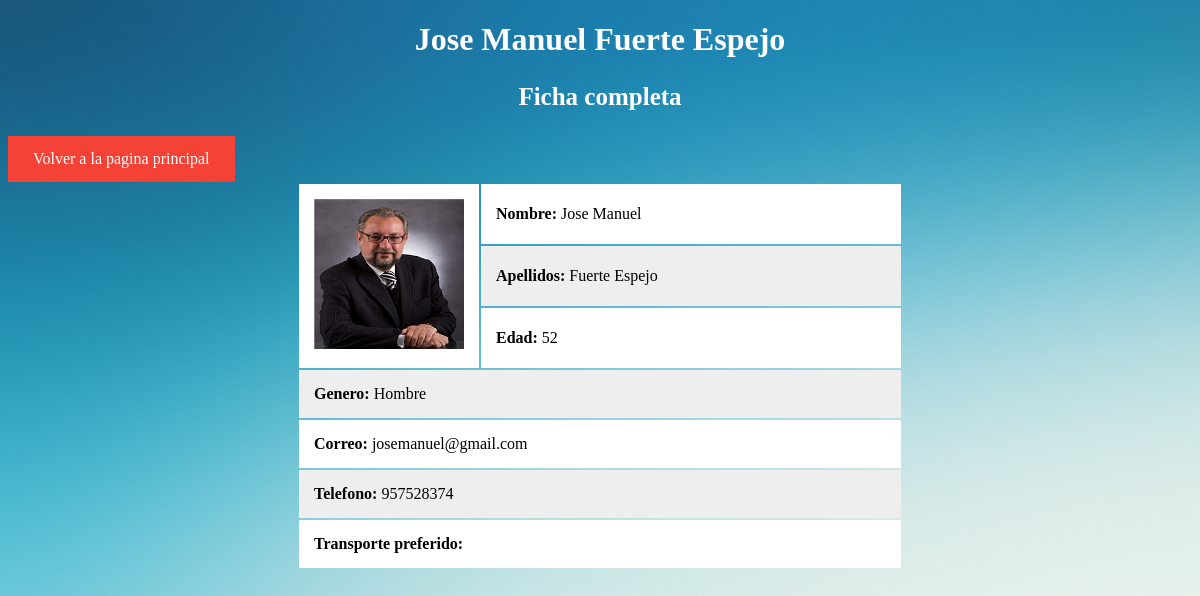
/empleado.php?val=3, run on the app's committed database.
### tables this page shows
CREATE TABLE IF NOT EXISTS empleados (
	id int(11) NOT NULL,
	nombre varchar(255) DEFAULT NULL,
	apellidos varchar(255) DEFAULT NULL,
	edad int(3)  DEFAULT NULL,
	genero varchar(255) DEFAULT NULL,
	correo varchar(255) DEFAULT NULL,
	telefono int(11) DEFAULT NULL,
	imagen varchar(255) DEFAULT NULL,
	PRIMARY KEY (id)
);

### functions.php (called while the page is built, shortened)
<?php
class LibreriaBaseDatos{
	public $user = 'alejandro';
	public $password = 'alejandro';
	public $dbc;
	public function __construct(){
		$this->dbc = $this->dbconnect();
	}
	public function dbconnect(){
		$dbc = null;
		try{
		  	$dbc = new PDO('mysql:host=localhost;dbname=empresa', $this->user, $this->password);
		}catch(PDOException $e){
			echo "ERROR: " . $e->getMessage();
		}
  	return $dbc;
	}
	public function getEmpleado($id){
		$sentence = $this->dbc->prepare("SELECT * FROM empleados");
		if($sentence->execute()){
			while($row=$sentence->fetch()){
				if($row['id'] == $id){
					return $row;
				}
			}
		}
	}
}
?>

### empleado.php (the view, shortened to what this page needs)
<!DOCTYPE html>
<html>
<head>
	<link rel="stylesheet" href="style_empleado.css">
</head>
<body style="background-image:url('background.jpg')">
<?php
	require_once('functions.php');
	$q = new LibreriaBaseDatos();
	$id = $_GET["val"];
	$row = $q->getEmpleado($id);
	echo <<<_END
	<h1 style="text-align:center;color:white"><b>$row[nombre] $row[apellidos]</b></h1>
	<p style="font-size:25px;text-align:center;color:white"><b>Ficha completa</b></p>
	<a href="index.php">Volver a la pagina principal</a>
	<table style="margin: 0 auto;">
	<tr>
		<td rowspan="3"><img src=$row[imagen] alt="" style="width:150px;height:150px;"></td>
		<td width="70%"><b>Nombre: </b>$row[nombre]</td>
	</tr>
	<tr>
		<td><b>Apellidos: </b> $row[apellidos]</td>
	</tr>
	<tr>
		<td><b>Edad: </b> $row[edad]</td>
	</tr>
	<tr>
		<td colspan="2"><b>Genero: </b> $row[genero]</td>
	</tr>
	<tr>
		<td colspan="2"><b>Correo: </b> $row[correo]</td>
	</tr>
	<tr>
		<td colspan="2"><b>Telefono: </b> $row[telefono]</td>
	</tr>
	<tr>
		<td colspan="2"><b>Transporte preferido: </b> $row[transporte]</td>
	</table>
_END
?>
</body>
</html>

### style_empleado.css (style rules this page uses)
th, td { padding: 15px; text-align: left; }
table tr:nth-child(even) { background-color: #eee; }
table tr:nth-child(odd) { background-color: #fff; }
a:link, a:visited { background-color: #f44336; color: white; padding: 14px 25px; text-align: center; text-decoration: none; display: inline-block; }

### data on the page
empleados: nombre "Jose Manuel", apellidos "Fuerte Espejo", imagen (picture), edad "52", genero "Hombre", correo "josemanuel@gmail.com", telefono "957528374"
